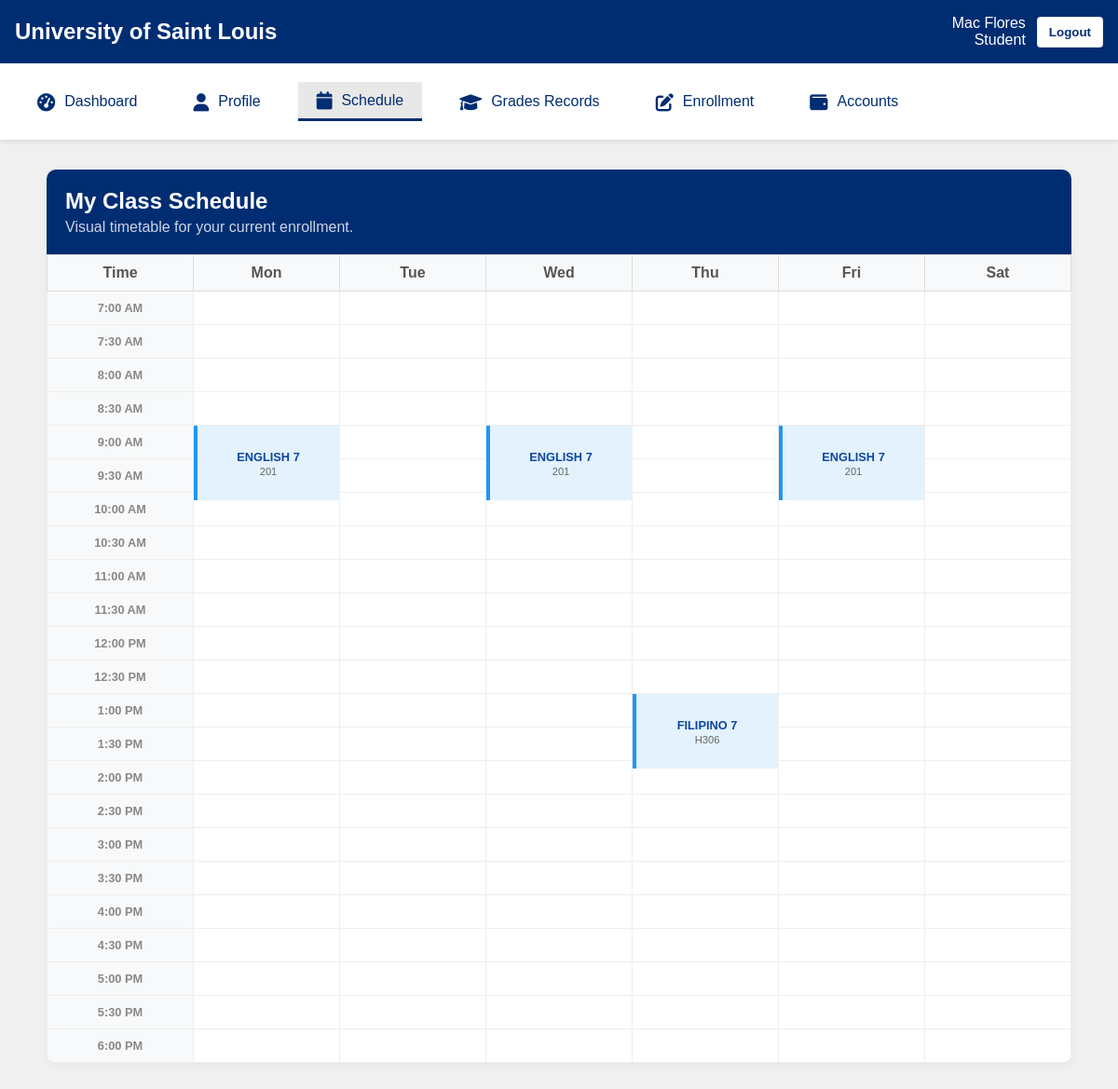
Page /portal/index.php?page=schedule (signed in) on the committed database.
### tables this page shows
CREATE TABLE `subjects` (
  `id` int(11) NOT NULL,
  `code` varchar(20) NOT NULL,
  `description` varchar(100) NOT NULL,
  `year_level` varchar(20) NOT NULL,
  `track` varchar(50) DEFAULT 'Regular',
  `type` enum('Core','Applied','Specialized') DEFAULT 'Core',
  `price` decimal(10,2) DEFAULT 0.00
);

CREATE TABLE `sections` (
  `id` int(11) NOT NULL,
  `section` varchar(16) NOT NULL,
  `code` varchar(16) NOT NULL,
  `description` varchar(64) DEFAULT NULL,
  `instructor_id` int(11) DEFAULT NULL,
  `semester` varchar(32) NOT NULL,
  `school_year` varchar(16) NOT NULL,
  `last_transaction` date DEFAULT NULL,
  `finalized` tinyint(1) DEFAULT NULL,
  `schedule_time` varchar(50) DEFAULT 'TBA',
  `room` varchar(50) DEFAULT 'Online',
  `track` varchar(50) DEFAULT '',
  `year_level` varchar(20) DEFAULT '',
  `adviser_id` int(11) DEFAULT NULL
);

### functions/db.php (called while the page is built, shortened)
<?php
$host = "localhost";
$user = "root";
$pass = "";
$db   = "portal";
$charset = "utf8mb4";
try {
    $dsn = "mysql:host=$host;dbname=$db;charset=$charset";
    $options = [
        PDO::ATTR_ERRMODE            => PDO::ERRMODE_EXCEPTION,
        PDO::ATTR_DEFAULT_FETCH_MODE => PDO::FETCH_ASSOC,
        PDO::ATTR_EMULATE_PREPARES   => false,
    ];
    $pdo = new PDO($dsn, $user, $pass, $options);
    $sy_stmt = $pdo->query("SELECT current_year FROM school_settings LIMIT 1");
    $sy_row = $sy_stmt->fetch();
} catch (PDOException $e) {
    die("Database Connection Failed: " . $e->getMessage());
}
?>

### functions/student_function.php (called while the page is built, shortened)
<?php
class Student {
    private $pdo;
    public function __construct() {
        require __DIR__ . '/db.php';
        $this->pdo = $pdo;
    }
    public function getStudentId($account_id) {
        $stmt = $this->pdo->prepare("SELECT id FROM account WHERE account_id = :aid");
        $stmt->execute([':aid' => $account_id]);
        return $stmt->fetchColumn();
    }
    public function getScheduleData($student_pk) {
        $sql = "SELECT sub.code, sub.description, sec.section, sec.room, sec.schedule_time
                FROM enrollments e
                JOIN sections sec ON e.section_id = sec.id
                JOIN subjects sub ON sec.code = sub.code
                WHERE e.student_id = :sid
                ORDER BY sec.school_year DESC, sub.code ASC";
        $stmt = $this->pdo->prepare($sql);
        $stmt->execute([':sid' => $student_pk]);
        return $stmt->fetchAll(PDO::FETCH_ASSOC);
    }
}
?>

### portal/schedule.php (the view, shortened to what this page needs)
<?php
require_once '../functions/student_function.php';
$studentFunc = new Student();
$student_pk = $studentFunc->getStudentId($_SESSION['ACCOUNTID']);
$raw_sched = $studentFunc->getScheduleData($student_pk);
function parseTime($str) {
    $str = strtoupper($str);
    $days = [];
    if (strpos($str, 'M') !== false) $days[] = 'Mon';
    if (strpos($str, 'W') !== false) $days[] = 'Wed';
    if (strpos($str, 'TH') !== false) $days[] = 'Thu';
    if (strpos($str, 'F') !== false) $days[] = 'Fri';
    preg_match_all('/\d{1,2}:\d{2}/', $str, $matches);
    if(count($matches[0]) >= 2) {
        return [
            'days'  => $days,
            'start' => strtotime($matches[0][0]),
            'end'   => strtotime($matches[0][1])
        ];
    }
    return null;
}
$map = [];
foreach($raw_sched as $c) {
    $info = parseTime($c['schedule_time']);
    if($info) {
        foreach($info['days'] as $d) {
            $map[$d][] = [
                'start' => $info['start'],
                'end'   => $info['end'],
                'code'  => $c['code'],
                'room'  => $c['room']
            ];
        }
    }
}
$times = [];
$t = strtotime("07:00");
$end_time = strtotime("18:00");
while($t <= $end_time) {
    $times[] = $t;
    $t = strtotime("+30 minutes", $t);
}
$week_days = ['Mon', 'Tue', 'Wed', 'Thu', 'Fri', 'Sat'];
?>
<div class="sched-card">
    <div class="sched-header">
        <h2>My Class Schedule</h2>
        <p style="margin:5px 0 0; opacity:0.8;">Visual timetable for your current enrollment.</p>
    </div>
    <table class="sched-grid">
        <thead>
            <tr>
                <th>Time</th>
                <th>Mon</th><th>Tue</th><th>Wed</th><th>Thu</th><th>Fri</th><th>Sat</th>
            </tr>
        </thead>
        <tbody>
            <?php foreach($times as $slot): ?>
            <tr>
                <td class="time-col"><?php echo date("g:i A", $slot); ?></td>
                <?php foreach($week_days as $day): ?>
                    <td style="position:relative;">
                        <?php
                        if(isset($map[$day])) {
                            foreach($map[$day] as $cls) {
                                if($slot >= $cls['start'] && $slot < $cls['end']) {
                                    if($slot == $cls['start']) {
                                        $duration = ($cls['end'] - $cls['start']) / 60;
                                        $row_span = $duration / 30;
                                        $h_percent = $row_span * 100;
                                        echo "<div class='class-block' style='height:{$h_percent}%; z-index:20;'>";
                                        echo "<strong>" . htmlspecialchars($cls['code']) . "</strong>";
                                        echo "<span class='class-room'>" . htmlspecialchars($cls['room']) . "</span>";
                                        echo "</div>";
                                    }
                                }
                            }
                        }
                        ?>
                    </td>
                <?php endforeach; ?>
            </tr>
            <?php endforeach; ?>
        </tbody>
    </table>
</div>

### portal/index.css (style rules this page uses)
:root { --royal-blue: #002D72; --white: #ffffff; }
body { margin: 0; padding: 0; font-family: Arial, sans-serif; background-color: #f0f0f0; }

### portal/schedule.php (style rules this page uses)
.sched-card { background: white; border-radius: 10px; box-shadow: 0 2px 10px rgba(0,0,0,0.05); overflow: hidden; max-width: 1100px; margin: 0 auto; }
.sched-header { background: #002D72; color: white; padding: 20px; }
.sched-header h2 { margin: 0; font-size: 1.5rem; }
.sched-grid { width: 100%; border-collapse: collapse; }
.sched-grid th { background: #f8f9fa; color: #555; padding: 10px; border: 1px solid #ddd; width: 14%; }
.sched-grid td { border: 1px solid #eee; height: 35px; padding: 0; position: relative; }
.time-col { background: #f8f9fa; font-size: 0.8rem; font-weight: bold; color: #888; text-align: center; vertical-align: middle; width: 80px; }
.class-block { background-color: #e3f2fd; border-left: 4px solid #2196f3; color: #0d47a1; font-size: 0.8rem; padding: 5px; position: absolute; top: 0; left: 0; right: 0; bottom: 0; z-index: 10; overflow: hidden; display: flex; flex-direction: column; justify-content: center; align-items: center; }
.class-room { font-size: 0.7rem; color: #666; margin-top: 2px; }

### rows in the picture
subjects: $h_percent 200 (drawn), code "ENGLISH 7", sections.room "201"
subjects: $h_percent 200 (drawn), code "FILIPINO 7", sections.room "H306"

### other values in the picture
$fname . ' ' . $lname "Mac Flores"
date("g:i A", $slot) "7:00 AM"
date("g:i A", $slot) "7:30 AM"
date("g:i A", $slot) "8:00 AM"
date("g:i A", $slot) "8:30 AM"
date("g:i A", $slot) "9:00 AM"
date("g:i A", $slot) "9:30 AM"
date("g:i A", $slot) "10:00 AM"
date("g:i A", $slot) "10:30 AM"
date("g:i A", $slot) "11:00 AM"
date("g:i A", $slot) "11:30 AM"
date("g:i A", $slot) "12:00 PM"
date("g:i A", $slot) "12:30 PM"
date("g:i A", $slot) "1:00 PM"
date("g:i A", $slot) "1:30 PM"
